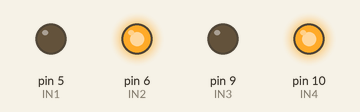
This sketch was run on a simulated Arduino Uno, built with avr-gcc and run on an emulated ATmega328P. Parts: output pins drawn as LEDs (lit = HIGH).

Above: at 0.5 s.
At 1.5 s:
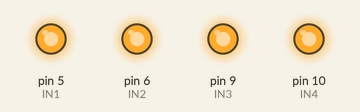
At 5.5 s:
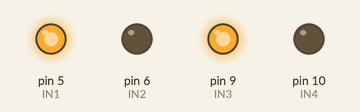
Timing chart, 0 to 6.9 s (numbered marks = the images above):
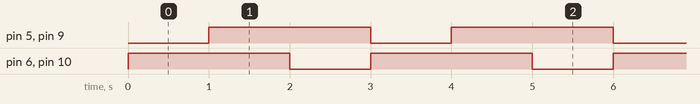

Measured:
- by itself, pin 5 (IN1), pin 6 (IN2), pin 9 (IN3), pin 10 (IN4): alternates HIGH for 2.0 s and LOW for 1.0 s
- by itself, everything shown: repeats every 3.0 s, in 3 steps

The sketch:

make101.ino
```cpp
// Test driving code

int IN1  =  5;
int IN2  =  6;
int IN3  =  9;
int IN4  =  10;

void setup()
{
  pinMode(IN1,  OUTPUT);
  pinMode(IN2,  OUTPUT);
  pinMode(IN3,  OUTPUT);
  pinMode(IN4,  OUTPUT);
}

void loop() {

  digitalWrite(IN1,LOW);  // GO
  digitalWrite(IN2,HIGH);
  digitalWrite(IN3,LOW);
  digitalWrite(IN4,HIGH);
  delay(1000);
  digitalWrite(IN1,HIGH); // STOP
  digitalWrite(IN2,HIGH);
  digitalWrite(IN3,HIGH);
  digitalWrite(IN4,HIGH);
  delay(1000);
  digitalWrite(IN1,HIGH); // BACK
  digitalWrite(IN2,LOW);
  digitalWrite(IN3,HIGH);
  digitalWrite(IN4,LOW);
  delay(1000);

}
```
